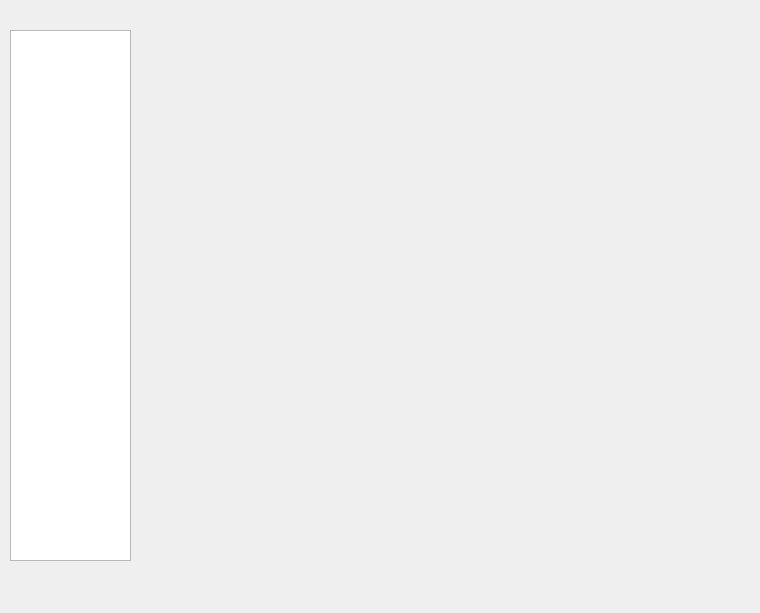
<?xml version="1.0" encoding="UTF-8"?>
<ui version="4.0">
 <class>Form</class>
 <widget class="QWidget" name="Form">
  <property name="geometry">
   <rect>
    <x>0</x>
    <y>0</y>
    <width>760</width>
    <height>613</height>
   </rect>
  </property>
  <property name="windowTitle">
   <string>Form</string>
  </property>
  <widget class="QWidget" name="gridLayoutWidget">
   <property name="geometry">
    <rect>
     <x>140</x>
     <y>30</y>
     <width>591</width>
     <height>531</height>
    </rect>
   </property>
   <layout class="QGridLayout" name="gridLayout"/>
  </widget>
  <widget class="QTreeView" name="treeView">
   <property name="geometry">
    <rect>
     <x>10</x>
     <y>30</y>
     <width>121</width>
     <height>531</height>
    </rect>
   </property>
  </widget>
 </widget>
 <resources/>
 <connections/>
</ui>
